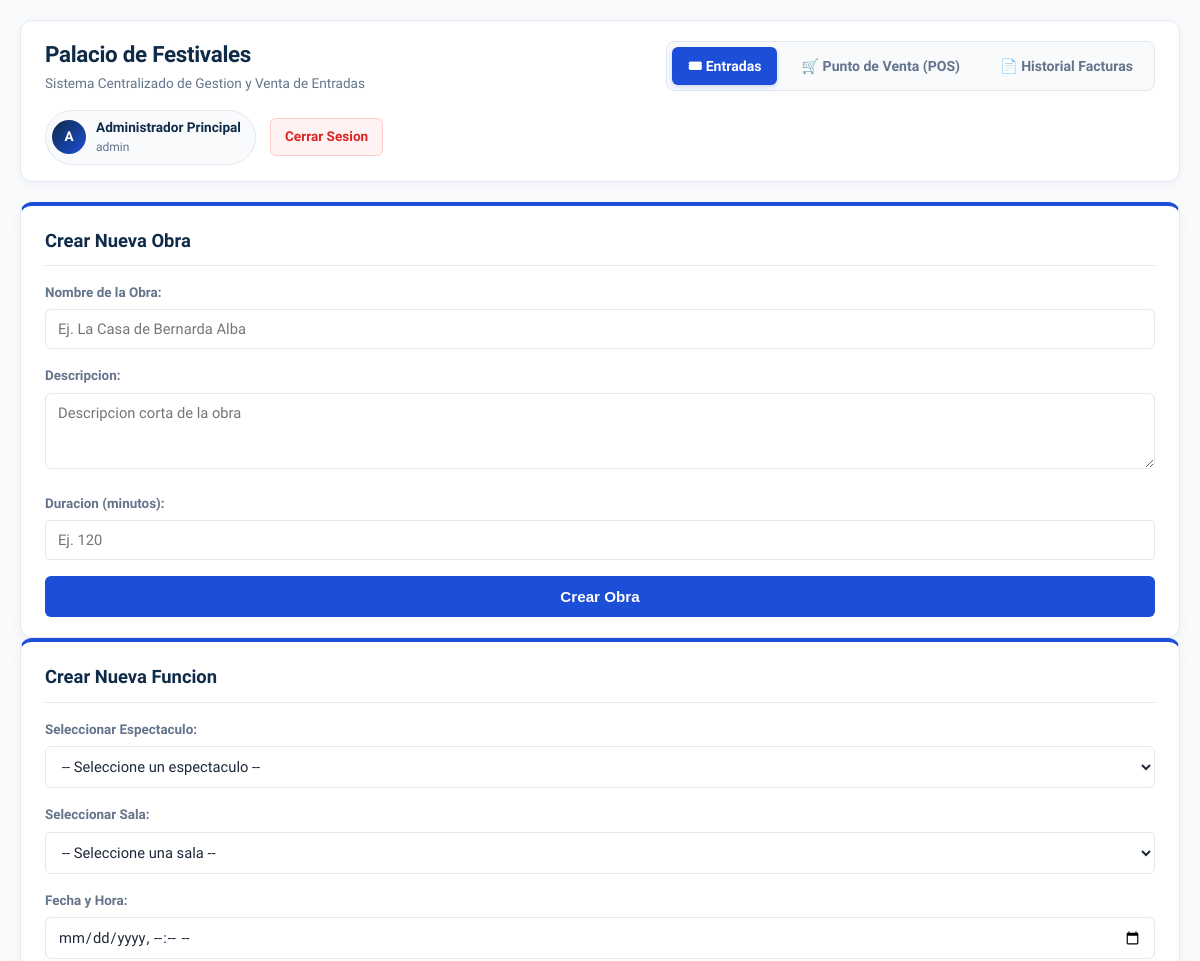
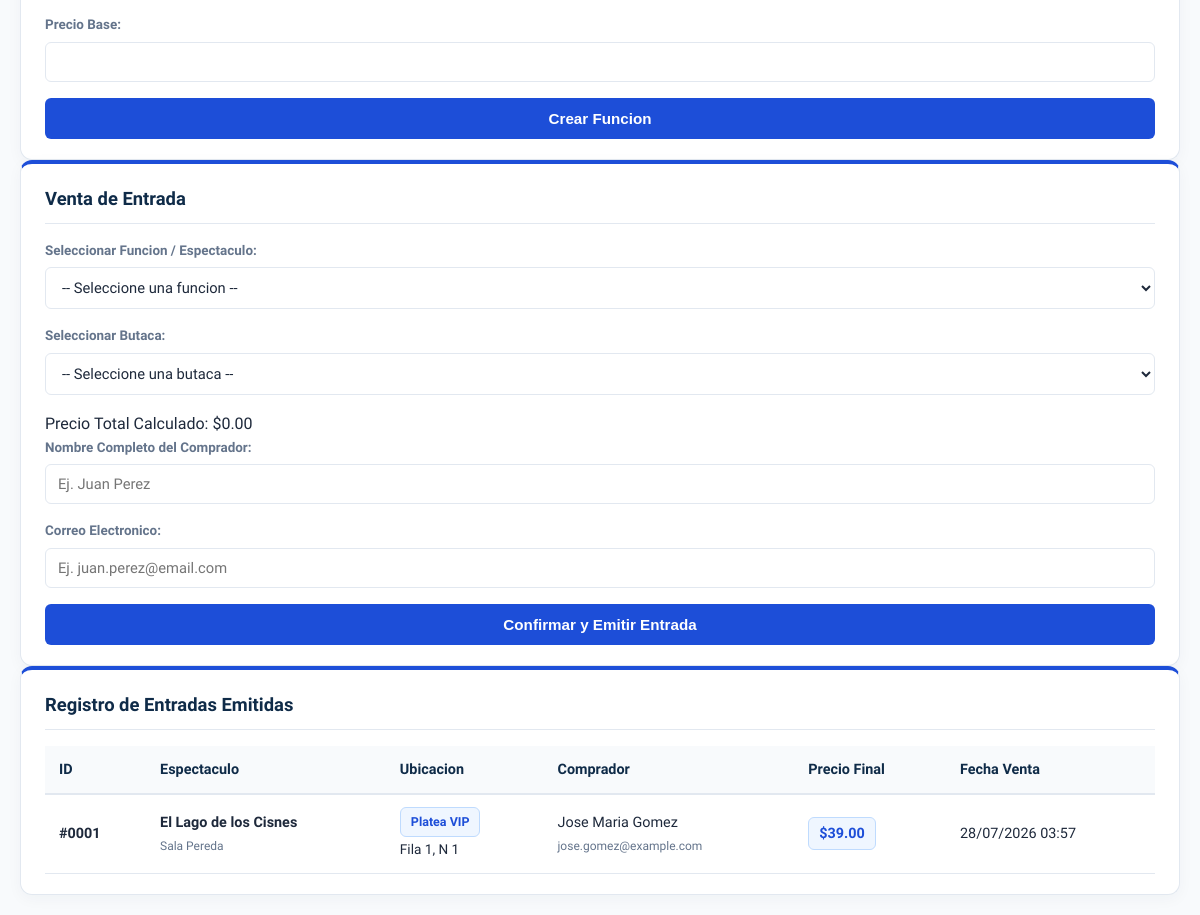
Page /frontend/index.php (signed in) on the committed database (2 pictures, top to bottom).
### tables this page shows
CREATE TABLE IF NOT EXISTS entrada (
    id_entrada INT AUTO_INCREMENT PRIMARY KEY,
    id_actuacion INT NOT NULL,
    id_butaca INT NOT NULL,
    nombre_comprador VARCHAR(100) NOT NULL,
    email_comprador VARCHAR(100) NOT NULL,
    precio_final DECIMAL(10,2) NOT NULL,
    fecha_compra TIMESTAMP DEFAULT CURRENT_TIMESTAMP,
    FOREIGN KEY (id_actuacion) REFERENCES actuacion(id_actuacion) ON DELETE CASCADE,
    FOREIGN KEY (id_butaca) REFERENCES butaca(id_butaca) ON DELETE CASCADE,
    CONSTRAINT unique_actuacion_butaca UNIQUE (id_actuacion, id_butaca)
);

CREATE TABLE IF NOT EXISTS espectaculo (
    id_espectaculo INT AUTO_INCREMENT PRIMARY KEY,
    titulo VARCHAR(150) NOT NULL,
    descripcion TEXT,
    duracion_minutos INT NOT NULL
);

CREATE TABLE IF NOT EXISTS sala (
    id_sala INT AUTO_INCREMENT PRIMARY KEY,
    nombre VARCHAR(100) NOT NULL,
    capacidad INT NOT NULL
);

CREATE TABLE IF NOT EXISTS zona (
    id_zona INT AUTO_INCREMENT PRIMARY KEY,
    id_sala INT NOT NULL,
    nombre VARCHAR(100) NOT NULL,
    multiplicador_precio DECIMAL(4,2) DEFAULT 1.00,
    FOREIGN KEY (id_sala) REFERENCES sala(id_sala) ON DELETE CASCADE
);

CREATE TABLE IF NOT EXISTS butaca (
    id_butaca INT AUTO_INCREMENT PRIMARY KEY,
    id_zona INT NOT NULL,
    fila INT NOT NULL,
    numero INT NOT NULL,
    FOREIGN KEY (id_zona) REFERENCES zona(id_zona) ON DELETE CASCADE
);

### frontend/index.php (the view, shortened to what this page needs)
<?php
$usuarioSesion = $_SESSION['usuario_activo'];
require_once __DIR__ . '/../backend/conexion.php';
$entradas = $pdo->query("
    SELECT en.id_entrada, e.titulo, s.nombre AS sala_nombre, z.nombre AS zona_nombre, b.fila, b.numero,
           en.nombre_comprador, en.email_comprador, en.precio_final, en.fecha_compra
    FROM entrada en
    JOIN actuacion a ON en.id_actuacion = a.id_actuacion
    JOIN espectaculo e ON a.id_espectaculo = e.id_espectaculo
    JOIN sala s ON a.id_sala = s.id_sala
    JOIN butaca b ON en.id_butaca = b.id_butaca
    JOIN zona z ON b.id_zona = z.id_zona
    ORDER BY en.fecha_compra DESC
")->fetchAll();
?>
<!DOCTYPE html>
<html lang="es">
<head>
    <link rel="stylesheet" href="css/estilos.css">
</head>
<body>
    <header class="topbar">
        <div class="topbar-title">
            <h1>Palacio de Festivales</h1>
            <p>Sistema Centralizado de Gestion y Venta de Entradas</p>
        </div>
        <nav class="nav-tabs">
            <a href="index.php" class="nav-link active">🎟 Entradas</a>
            <a href="pos.php" class="nav-link">🛒 Punto de Venta (POS)</a>
            <a href="historial_facturas.php" class="nav-link">📄 Historial Facturas</a>
        </nav>
        <div class="topbar-user">
            <div class="topbar-user-chip">
                <div class="topbar-avatar"><?= strtoupper(substr($usuarioSesion['usuario'], 0, 1)) ?></div>
                <div style="display: flex; flex-direction: column;">
                    <span class="topbar-user-nombre"><?= htmlspecialchars($usuarioSesion['nombre'], ENT_QUOTES, 'UTF-8') ?></span>
                    <span class="topbar-user-rol"><?= htmlspecialchars($usuarioSesion['rol'], ENT_QUOTES, 'UTF-8') ?></span>
                </div>
            </div>
            <a href="../logout.php" class="btn-logout">Cerrar Sesion</a>
        </div>
    </header>
    <main class="main-container">
        <section class="card">
            <h2 class="card-title">Crear Nueva Obra</h2>
            <form id="formCrearObra">
                <div class="form-group">
                    <label for="titulo_obra">Nombre de la Obra:</label>
                    <input type="text" id="titulo_obra" class="form-control" required minlength="3" placeholder="Ej. La Casa de Bernarda Alba">
                </div>
                <div class="form-group">
                    <label for="descripcion_obra">Descripcion:</label>
                    <textarea id="descripcion_obra" class="form-control" rows="3" placeholder="Descripcion corta de la obra"></textarea>
                </div>
                <div class="form-group">
                    <label for="duracion_obra">Duracion (minutos):</label>
                    <input type="number" id="duracion_obra" class="form-control" min="1" required placeholder="Ej. 120">
                </div>
                <button type="submit" class="btn-submit">Crear Obra</button>
            </form>
        </section>
        <section class="card">
            <h2 class="card-title">Crear Nueva Funcion</h2>
            <form id="formCrearFuncion">
                <div class="form-group">
                    <label for="id_espectaculo">Seleccionar Espectaculo:</label>
                    <select id="id_espectaculo" class="form-control" required>
                        <option value="">-- Seleccione un espectaculo --</option>
                    </select>
                </div>
                <div class="form-group">
                    <label for="id_sala">Seleccionar Sala:</label>
                    <select id="id_sala" class="form-control" required>
                        <option value="">-- Seleccione una sala --</option>
                    </select>
                </div>
                <div class="form-group">
                    <label for="fecha_hora">Fecha y Hora:</label>
                    <input type="datetime-local" id="fecha_hora" class="form-control" required>
                </div>
                <div class="form-group">
                    <label for="precio_base">Precio Base:</label>
                    <input type="number" step="0.01" min="0" id="precio_base" class="form-control" required>
                </div>
                <button type="submit" class="btn-submit">Crear Funcion</button>
            </form>
        </section>
        <section class="card">
            <h2 class="card-title">Venta de Entrada</h2>
            <form action="../backend/vender_entrada.php" method="POST" id="formVenta">
                <div class="form-group">
                    <label for="id_actuacion">Seleccionar Funcion / Espectaculo:</label>
                    <select name="id_actuacion" id="id_actuacion" class="form-control" required>
                        <option value="" data-precio-base="0" data-sala-id="">-- Seleccione una funcion --</option>
                    </select>
                </div>
                <div class="form-group">
                    <label for="id_butaca">Seleccionar Butaca:</label>
                    <select name="id_butaca" id="id_butaca" class="form-control" required>
                        <option value="" data-multiplicador="1" data-sala-id="">-- Seleccione una butaca --</option>
                    </select>
                </div>
                <div class="price-box">
                    <span class="label">Precio Total Calculado:</span>
                    <span class="amount" id="precio_estimado">$0.00</span>
                </div>
                <div class="form-group">
                    <label for="nombre_comprador">Nombre Completo del Comprador:</label>
                    <input type="text" name="nombre_comprador" id="nombre_comprador" class="form-control" placeholder="Ej. Juan Perez" required minlength="3">
                </div>
                <div class="form-group">
                    <label for="email_comprador">Correo Electronico:</label>
                    <input type="email" name="email_comprador" id="email_comprador" class="form-control" placeholder="Ej. juan.perez@email.com" required>
                </div>
                <button type="submit" class="btn-submit">Confirmar y Emitir Entrada</button>
            </form>
        </section>
        <section class="card">
            <h2 class="card-title">Registro de Entradas Emitidas</h2>
            <div class="table-responsive">
                <table>
                    <thead>
                        <tr>
                            <th>ID</th>
                            <th>Espectaculo</th>
                            <th>Ubicacion</th>
                            <th>Comprador</th>
                            <th>Precio Final</th>
                            <th>Fecha Venta</th>
                        </tr>
                    </thead>
                    <tbody>
                        <?php if (empty($entradas)): ?>
                            <tr>
                                <td colspan="6" class="empty-state">No hay entradas vendidas registradas.</td>
                            </tr>
                        <?php else: ?>
                            <?php foreach ($entradas as $e): ?>
                                <tr>
                                    <td><strong>#<?= sprintf('%04d', $e['id_entrada']) ?></strong></td>
                                    <td>
                                        <div><strong><?= htmlspecialchars($e['titulo'], ENT_QUOTES, 'UTF-8') ?></strong></div>
                                        <small style="color: var(--texto-secundario);"><?= htmlspecialchars($e['sala_nombre'], ENT_QUOTES, 'UTF-8') ?></small>
                                    </td>
                                    <td>
                                        <span class="badge badge-blue"><?= htmlspecialchars($e['zona_nombre'], ENT_QUOTES, 'UTF-8') ?></span>
                                        <div style="font-size: 0.85rem; margin-top: 2px;">Fila <?= $e['fila'] ?>, N <?= $e['numero'] ?></div>
                                    </td>
                                    <td>
                                        <div><?= htmlspecialchars($e['nombre_comprador'], ENT_QUOTES, 'UTF-8') ?></div>
                                        <small style="color: var(--texto-secundario);"><?= htmlspecialchars($e['email_comprador'], ENT_QUOTES, 'UTF-8') ?></small>
                                    </td>
                                    <td>
                                        <span class="badge badge-blue" style="font-size: 0.9rem;">$<?= number_format($e['precio_final'], 2) ?></span>
                                    </td>
                                    <td><?= date('d/m/Y H:i', strtotime($e['fecha_compra'])) ?></td>
                                </tr>
                            <?php endforeach; ?>
                        <?php endif; ?>
                    </tbody>
                </table>
            </div>
        </section>
    </main>
</body>
</html>

### frontend/css/estilos.css (style rules this page uses)
:root { --azul-oscuro: #0f2b48; --azul-medio: #1d4ed8; --azul-claro: #3b82f6; --azul-soft: #eff6ff; --fondo-gris: #f8fafc; --card-bg: #ffffff; --texto-principal: #1e293b; --texto-secundario: #64748b; --borde: #e2e8f0; --exito-bg: #dcfce7; --exito-texto: #15803d; --error-bg: #fee2e2; --error-texto: #b91c1c; --warning-bg: #fef3c7; --warning-texto: #b45309; }
* { box-sizing: border-box; margin: 0; padding: 0; }
body { font-family: 'Segoe UI', Tahoma, Geneva, Verdana, sans-serif; background-color: var(--fondo-gris); color: var(--texto-principal); line-height: 1.6; padding: 20px; min-height: 100vh; }
header.topbar { max-width: 1360px; margin: 0 auto 20px auto; background-color: var(--card-bg); padding: 16px 24px; border-radius: 12px; border: 1px solid var(--borde); box-shadow: 0 2px 10px rgba(15, 43, 72, 0.04); display: flex; justify-content: space-between; align-items: center; flex-wrap: wrap; gap: 15px; }
.topbar-title h1 { font-size: 1.4rem; font-weight: 700; color: var(--azul-oscuro); letter-spacing: -0.3px; }
.topbar-title p { color: var(--texto-secundario); font-size: 0.85rem; }
.nav-tabs { display: flex; align-items: center; gap: 8px; background-color: var(--fondo-gris); padding: 5px; border-radius: 8px; border: 1px solid var(--borde); }
.nav-link { display: inline-flex; align-items: center; gap: 6px; padding: 8px 16px; border-radius: 6px; font-size: 0.88rem; font-weight: 600; color: var(--texto-secundario); text-decoration: none; transition: all 0.2s ease; }
.nav-link.active { background-color: var(--azul-medio); color: #ffffff; box-shadow: 0 2px 5px rgba(29, 78, 216, 0.2); }
.topbar-user { display: flex; align-items: center; gap: 14px; }
.topbar-user-chip { display: flex; align-items: center; gap: 10px; background: var(--fondo-gris); border-radius: 50px; padding: 6px 14px 6px 6px; border: 1px solid var(--borde); }
.topbar-avatar { width: 34px; height: 34px; border-radius: 50%; background: linear-gradient(135deg, var(--azul-oscuro), var(--azul-medio)); color: #ffffff; font-weight: 700; font-size: 0.85rem; display: flex; align-items: center; justify-content: center; }
.topbar-user-nombre { font-size: 0.85rem; font-weight: 600; color: var(--azul-oscuro); }
.topbar-user-rol { font-size: 0.75rem; color: var(--texto-secundario); }
.btn-logout { display: inline-flex; align-items: center; padding: 7px 14px; background-color: #fef2f2; color: #dc2626; border: 1px solid #fecaca; border-radius: 6px; font-size: 0.85rem; font-weight: 600; text-decoration: none; transition: all 0.2s ease; }
.main-container { max-width: 1360px; margin: 0 auto; }
.card { background-color: var(--card-bg); border-radius: 12px; padding: 20px 24px; border: 1px solid var(--borde); border-top: 4px solid var(--azul-medio); box-shadow: 0 4px 15px rgba(15, 43, 72, 0.04); }
.card-title { font-size: 1.15rem; font-weight: 700; color: var(--azul-oscuro); margin-bottom: 16px; padding-bottom: 10px; border-bottom: 1px solid var(--borde); display: flex; justify-content: space-between; align-items: center; }
.form-group { margin-bottom: 16px; }
.form-group label { display: block; font-size: 0.84rem; font-weight: 600; color: var(--texto-secundario); margin-bottom: 6px; }
.form-control { width: 100%; padding: 10px 12px; background-color: #ffffff; border: 1px solid var(--borde); border-radius: 6px; color: var(--texto-principal); font-family: inherit; font-size: 0.92rem; transition: border-color 0.2s, box-shadow 0.2s; }
.btn-submit { width: 100%; padding: 12px; background-color: var(--azul-medio); color: #ffffff; font-weight: 600; font-size: 0.95rem; border: none; border-radius: 6px; cursor: pointer; transition: background-color 0.2s, transform 0.1s; }
.table-responsive { width: 100%; overflow-x: auto; }
table { width: 100%; border-collapse: collapse; font-size: 0.9rem; }
th { background-color: var(--fondo-gris); color: var(--azul-oscuro); font-weight: 700; text-align: left; padding: 12px 14px; border-bottom: 2px solid var(--borde); }
td { padding: 12px 14px; border-bottom: 1px solid var(--borde); color: var(--texto-principal); vertical-align: middle; }
.badge { display: inline-block; padding: 4px 10px; border-radius: 6px; font-size: 0.78rem; font-weight: 700; }
.badge-blue { background-color: var(--azul-soft); color: var(--azul-medio); border: 1px solid #bfdbfe; }

### rows in the picture
entrada: id_entrada "0001", espectaculo.titulo "El Lago de los Cisnes", sala.nombre "Sala Pereda", zona.nombre "Platea VIP", id_butaca.fila "1", id_butaca.numero "1", nombre_comprador "Jose Maria Gomez", email_comprador "jose.gomez@example.com", precio_final "39.00", fecha_compra "28/07/2026 03:57"

### other values in the picture
substr($usuarioSesion['usuario'], 0, 1) "A"
$usuarioSesion['nombre'] "Administrador Principal"
$usuarioSesion['rol'] "admin"
